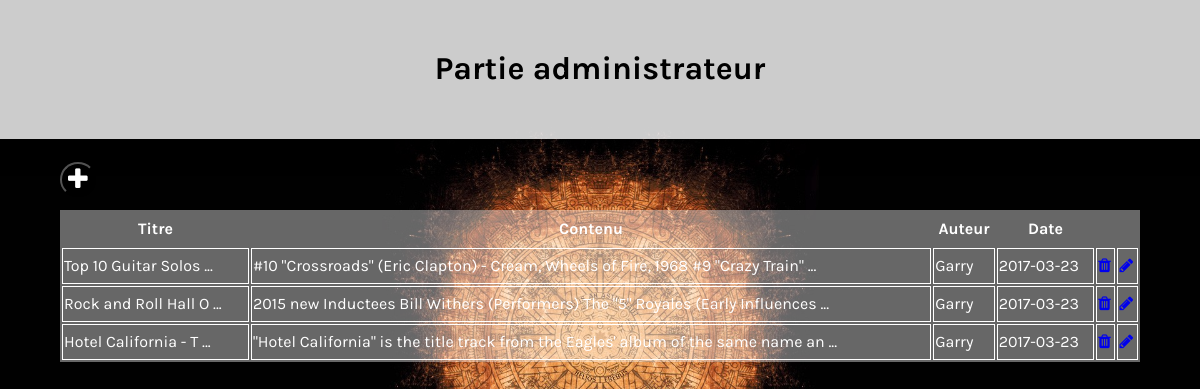
Page /Blog/postcreate.php on the committed database.
### tables this page shows
CREATE TABLE IF NOT EXISTS `articles` (
  `id` int(11) NOT NULL AUTO_INCREMENT,
  `idUsers` int(11) NOT NULL,
  `idCategorie` int(11) NOT NULL,
  `title` varchar(60) NOT NULL,
  `content` text NOT NULL,
  `date_creation` date NOT NULL,
  PRIMARY KEY (`id`)
);

CREATE TABLE IF NOT EXISTS `users` (
  `id` int(11) NOT NULL AUTO_INCREMENT,
  `email` varchar(80) NOT NULL,
  `pseudo` varchar(20) NOT NULL,
  `date_inscrip` datetime NOT NULL,
  PRIMARY KEY (`id`),
  UNIQUE KEY `email` (`email`),
  UNIQUE KEY `pseudo` (`pseudo`)
);

### Blog/models/posts.php (called while the page is built, shortened)
<?php
require_once('utilities.php');
function getPosts(){
    $pdo=connectDB();
    $query = $pdo->prepare('SELECT articles.id,title,content,date_creation,pseudo,libelle from articles
    INNER JOIN users ON idUsers=users.id
    INNER JOIN categories ON idCategorie=categories.id
    ORDER BY date_creation DESC');
	$query->execute();
	$posts = $query->fetchAll(PDO::FETCH_ASSOC);
    return $posts;
}

### Blog/postcreate.php (called while the page is built, shortened)
<?php
require_once('models/utilities.php');
require_once('models/posts.php');
$posts=getPosts();
require_once('views/newpost.phtml');

### Blog/models/utilities.php (called while the page is built, shortened)
<?php
function shortenText($text, $size) {
    if (strlen($text) > $size)
        return substr($text, 0, $size).' ...';
    return $text;
}

### Blog/views/adminPostList.phtml (the view)
<?php foreach($posts as $post):
                   $title=shortenText($post['title'],20);
                   $content=shortenText($post['content'],80);
                   ?>
                       <tr>
                           <td><?=$title?></td>
                           <td><?=$content?></td>
                           <td><?=$post['pseudo']?></td>
                           <td><?=$post['date_creation']?></td>
                           <td><a href="#" data-idremove="<?=$post['id']?>" class="remove"><i class="fa fa-trash" aria-hidden="true"></i></a></td>
                           <td><a href="inc/editPost.php?id=<?=$post['id']?>" class="edit"><i class="fa fa-pencil" aria-hidden="true"></i></a></td>
                       </tr>
                   <?php endforeach;?>

### Blog/assets/css/styles.css (style rules this page uses)
* { -moz-box-sizing: border-box; -webkit-box-sizing: border-box; box-sizing: border-box; outline:none; }
body { margin: 0; padding: 0; font-family: 'Karla', sans-serif; font-size: 1em; line-height: 2; background-image: url('../img/bcg.jpg'); background-size: cover; background-position:top; }
#postlist tr td { color:white; border:1px solid white; white-space: nowrap; overflow: hidden; text-overflow: ellipsis; }

### rows in the picture
articles: title "Top 10 Guitar Solos ...", content "#10 \"Crossroads\" (Eric Clapton) - Cream, Wheels of Fire, 1968 #9 \"Crazy Train\" ...", idUsers.pseudo "Garry", date_creation "2017-03-23"
articles: title "Rock and Roll Hall O ...", content "2015 new Inductees Bill Withers (Performers) The \"5\" Royales (Early Influences ...", idUsers.pseudo "Garry", date_creation "2017-03-23"
articles: title "Hotel California - T ...", content "\"Hotel California\" is the title track from the Eagles' album of the same name an ...", idUsers.pseudo "Garry", date_creation "2017-03-23"
